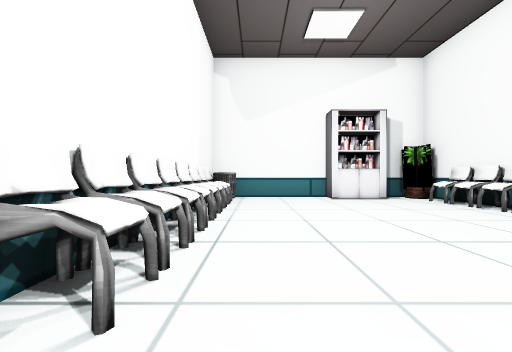
view 1 (above)

24 first-person views from a walk through a Unity game level. The camera is 1.2 m above the floor, looks level and sees 90° across. Doors are open. The floor is counted in squares, 2 m on a side. Each view is taken from the middle of a square. On the plan, view 1 faces up. The plan holds only what a view shows up to about 9 squares ahead; the rest is blank. The place goes on beyond the plan. The player is left out.

view 2
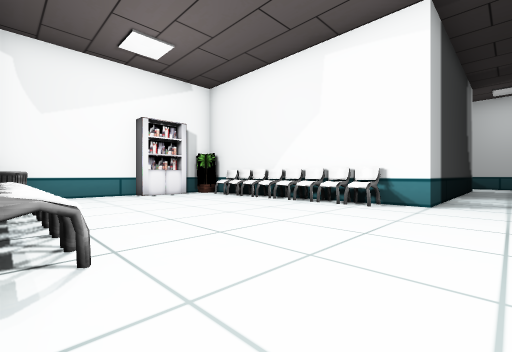

view 3
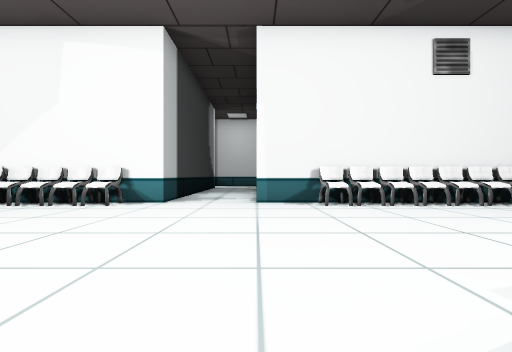

view 4
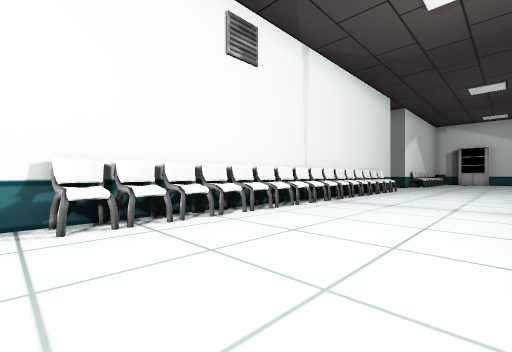

view 5
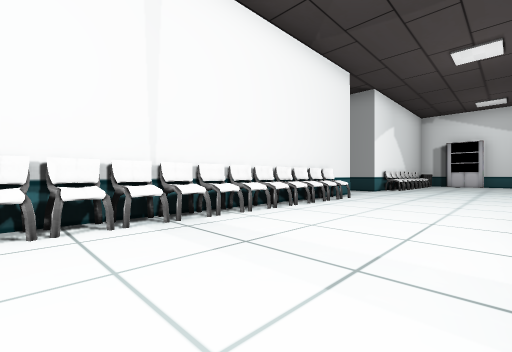

view 6
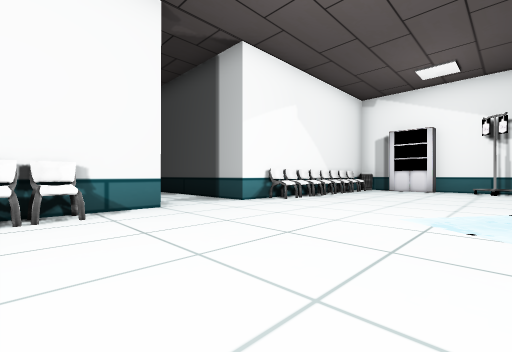

view 7
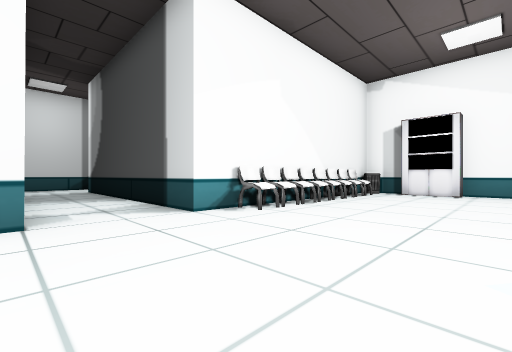

view 8
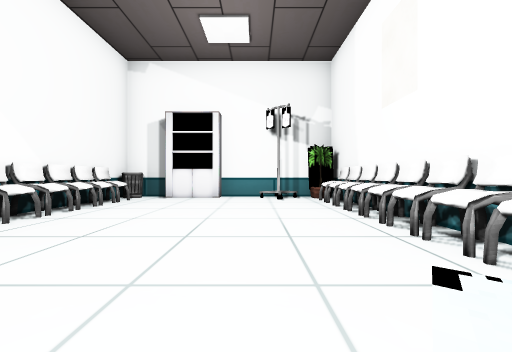

view 9
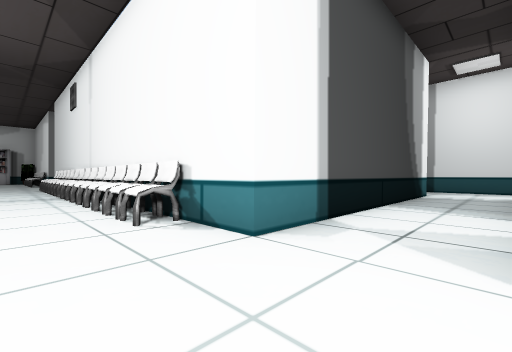

view 10
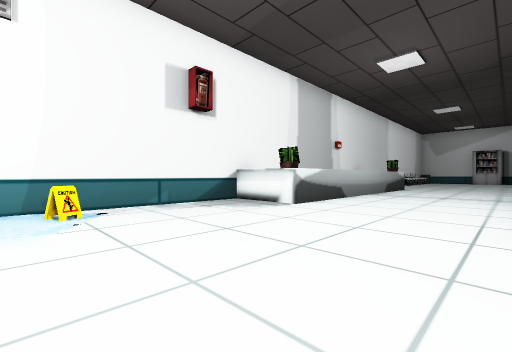

view 11
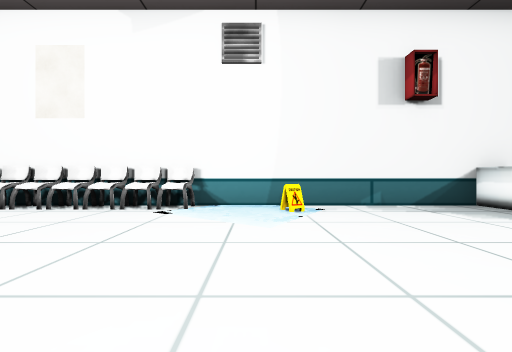

view 12
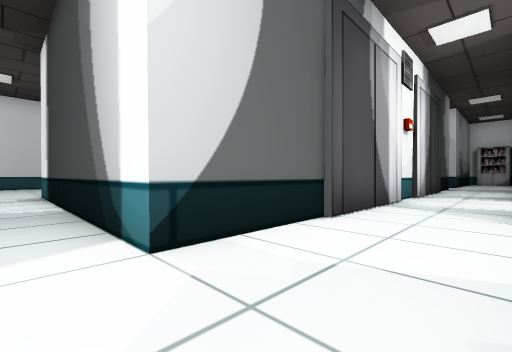

view 13
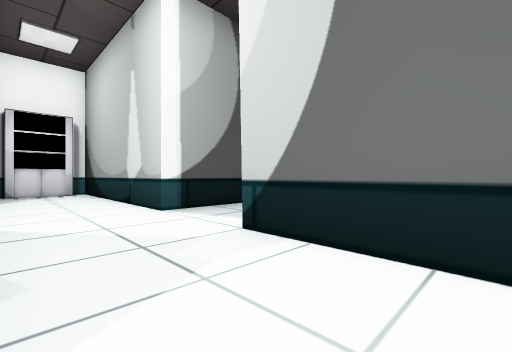

view 14
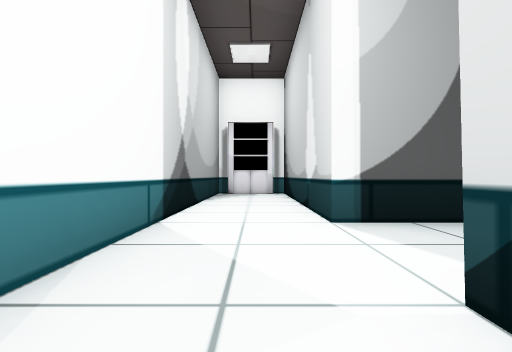

view 15
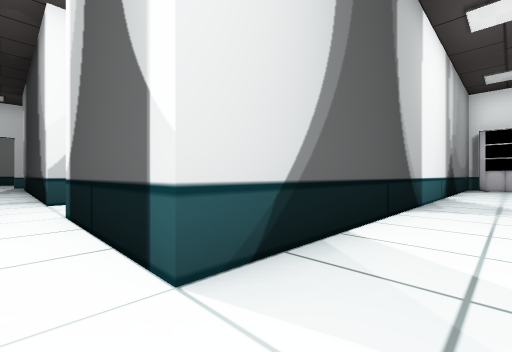

view 16
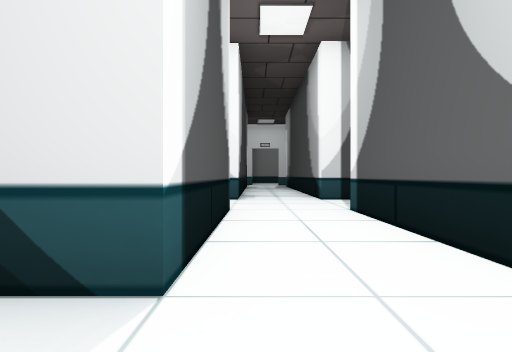

view 17
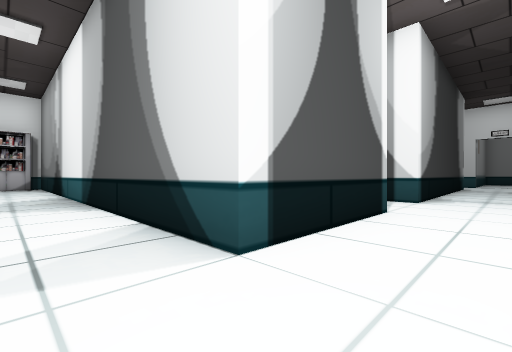

view 18
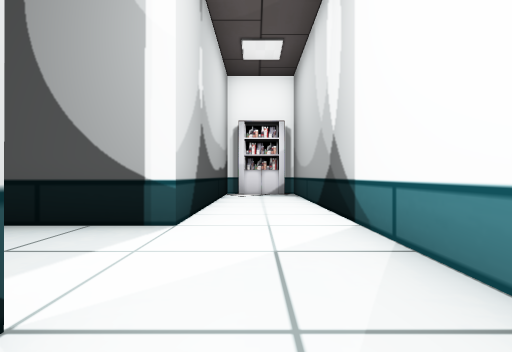

view 19
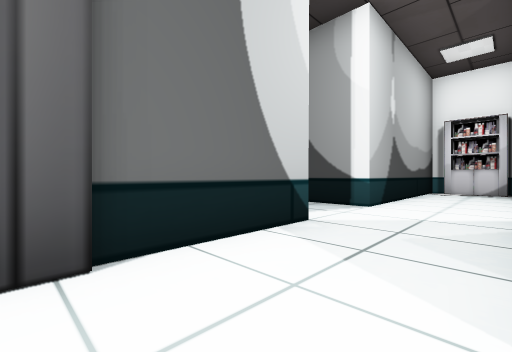

view 20
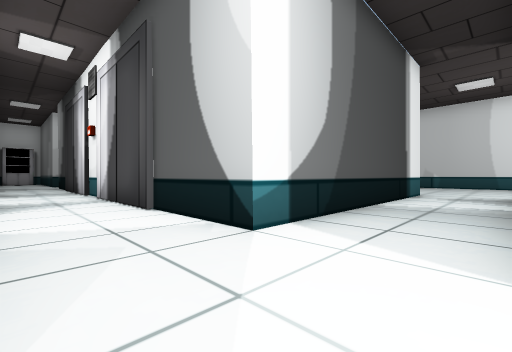

view 21
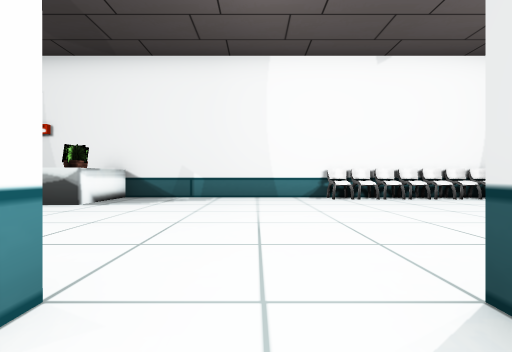

view 22
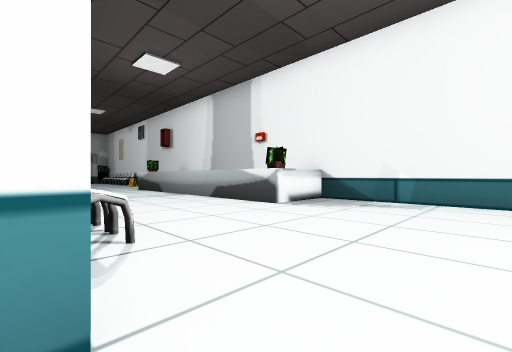

view 23
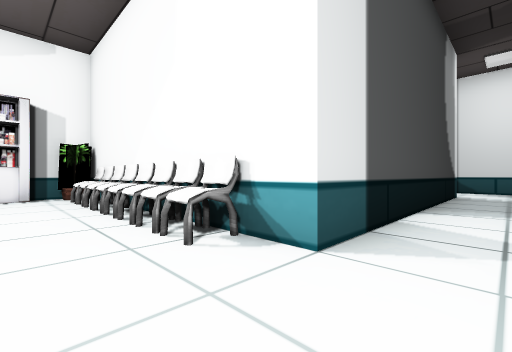

view 24
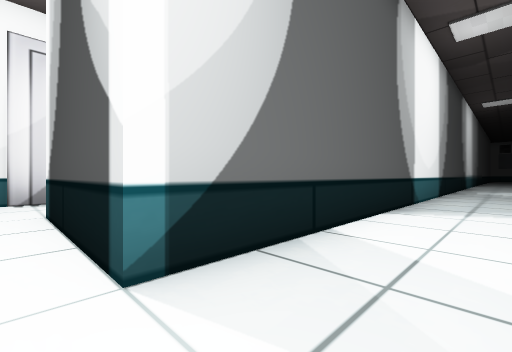

### Floor plan
Points are (right, up) in squares from view 1. A wall is a line through its corners. A room is listed if a view was taken in it or the views show most of it. See-through windows are left out.
Room 1 (views 1, 2, 3, 4, 5, 6, 7, 8, 9, 10, 11, 12, 13, 14, 15, 16, 17, 18, 19, 20, 21, 22, 23, 24)
walls: (19.5, -10.5) (19.5, -9.7) (22.5, -9.7); (4.8, -3.5) (4.8, -2) (12, -2) (12, -15.2) (4.8, -15.2) (4.8, -14.4); (22.4, -7.5) (19.5, -7.5) (19.5, -6.9); (5.4, -17.3) (12, -17.3) (12, -22.9); (17.5, 3.3) (17.5, -7.5) (14.3, -7.5) (14.3, 5.7) (13.9, 5.7); (14, 5.2) (12.4, 5.2); (13.7, 5.4) (12.6, 5.4); (12, 5.7) (12, 0.1) (4.8, 0.1) (4.8, 0.5); (12.4, -22.4) (14, -22.4); (-1.2, -10.9) (-1.2, -18.2); (-1.3, -4.7) (0.7, -4.7) (0.7, -12.5) (-1.3, -12.5); (13.9, -22.9) (14.3, -22.9) (14.3, -9.7) (17.5, -9.7); (-1.2, 0.3) (-1.2, -6.9); (4.8, 6.4) (4.8, 7.3); (3.5, 6.8) (2, 6.8); (4.2, 7.3) (3.5, 7.3); (3.2, 7.1) (2, 7.1) (2, 7.3) (-1.2, 7.3) (-1.2, 6.8); (3.6, -24.5) (4.8, -24.5) (4.8, -23.4); (2, -24) (3.5, -24); (0, -24.1) (0.5, -24); (-0.6, -24.5) (2, -24.5)
objects: other object (-1, -23); other object (-1, -22); chair (-1, -21); chair (-1, -20); chair (-1, -19); chair (-1, -18); chair (-1, 1); chair (-1, 2); chair (-1, 3); other object (-1, 4); other object (-1, 5); other object (-1, 6); other object (4, -23); other object (4, -22); chair (4, -21); chair (4, -20); other object (4, -19); chair (4, -18); chair (4, -14); chair (4, -13); chair (4, -12); other object (4, -11); chair (4, -10); chair (4, -9); chair (4, -8); chair (4, -7); chair (4, -6); chair (4, -5); chair (4, -4); chair (4, -3); chair (4, 1); chair (4, 2); chair (4, 3); other object (4, 4); chair (4, 5); chair (4, 6); plant (4, 7); chair (5, -23); chair (5, -22); chair (5, -21); chair (5, -20); chair (5, -19); chair (5, -18); chair (5, -14); chair (5, -13); chair (5, -12); chair (5, -11); chair (5, -10); chair (5, -9); chair (5, -8); chair (5, -7); chair (5, -6); chair (5, -5); chair (5, -4); chair (5, 1); chair (5, 2); chair (5, 3); chair (5, 4); chair (5, 5); chair (5, 6)

Positions as (right, up) in squares from view 1, and headings:
1: (0, 0), facing up
2: (-1, -1), facing up-right
3: (-1, -2), facing right
4: (1, -3), facing down-right
5: (1, -7), facing down-right
6: (0, -13), facing down-right
7: (1, -15), facing down-right
8: (1, -17), facing down
9: (3, -17), facing up-right
10: (4, -17), facing up-left
11: (4, -17), facing left
12: (14, -16), facing up-left
13: (14, -13), facing down-left
14: (13, -14), facing down
15: (13, -9), facing down-right
16: (13, -8), facing right
17: (13, -9), facing up-right
18: (13, -3), facing up
19: (14, -5), facing up-left
20: (14, 0), facing down-left
21: (6, -1), facing left
22: (5, -1), facing down-left
23: (3, -1), facing up-right
24: (19, -8), facing up-left
